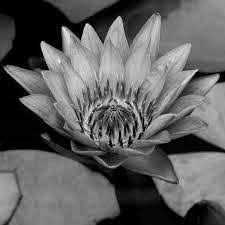
#> input picture data/flor.png, 225 x 225 px
$ python main.py
#> lines starting #> are read from the running program, lines starting #| are printed output that depends on the picture
### src/trabalhos/t01_interpolacao/io_utils.py
"""
Utilitários de Entrada/Saída de imagens.
"""

from __future__ import annotations
from pathlib import Path
from typing import Union
import numpy as np
from PIL import Image


def load_image(path: Union[str, Path]) -> np.ndarray:
    """
    Carrega uma imagem do disco e retorna ndarray (grayscale).
    """
    p = Path(path)
    if not p.exists():
        raise FileNotFoundError(f"Imagem não encontrada: {p}")
    # converte para 'L' (tons de cinza)
    img = Image.open(p).convert("L")
    return np.array(img)


def save_image(array: np.ndarray, path: Union[str, Path]) -> None:
    """
    Salva um ndarray (0..255) como imagem no disco.
    """
    p = Path(path)
    p.parent.mkdir(parents=True, exist_ok=True)
    Image.fromarray(array).save(p)

### src/trabalhos/t01_interpolacao/algorithms.py
"""
Algoritmos de interpolação para imagens em tons de cinza.
Implementações manuais de:
- Vizinho mais Próximo
- Bilinear

Obs.: Trabalhamos em escala [0..255] e retornamos uint8.
"""

from __future__ import annotations
import numpy as np


def _ensure_gray(img: np.ndarray) -> np.ndarray:
    """
    Converte para tons de cinza se vier RGB (média simples dos canais).
    Retorna float32 para os cálculos.
    """
    if img.ndim == 3:
        img = img.mean(axis=2)
    return img.astype(np.float32)


# [38 lines left out: function resize_nearest, not called in this run]


def resize_bilinear(img: np.ndarray, new_h: int, new_w: int) -> np.ndarray:
    """
    Redimensiona usando Interpolação Bilinear.

    Parâmetros:
        img   : ndarray (H, W) ou (H, W, 3)
        new_h : nova altura
        new_w : nova largura

    Retorna:
        ndarray (new_h, new_w) uint8
    """
    img = _ensure_gray(img)
    h, w = img.shape[:2]

    # evita casos degenerados
    new_h = max(1, int(new_h))
    new_w = max(1, int(new_w))

    out = np.empty((new_h, new_w), dtype=np.float32)

    # escalas (mapeiam as bordas exatamente quando new_* > 1)
    row_scale = (h - 1) / (new_h - 1) if new_h > 1 else 0.0
    col_scale = (w - 1) / (new_w - 1) if new_w > 1 else 0.0

    for i in range(new_h):
        src_y = i * row_scale
        y0 = int(np.floor(src_y))
        y1 = min(y0 + 1, h - 1)
        wy = src_y - y0  # peso vertical (fração)

        for j in range(new_w):
            src_x = j * col_scale
            x0 = int(np.floor(src_x))
            x1 = min(x0 + 1, w - 1)
            wx = src_x - x0  # peso horizontal (fração)

            # Interpola na linha de cima e na de baixo, depois mistura verticalmente
            top    = (1 - wx) * img[y0, x0] + wx * img[y0, x1]
            bottom = (1 - wx) * img[y1, x0] + wx * img[y1, x1]
            out[i, j] = (1 - wy) * top + wy * bottom

    return np.clip(out, 0, 255).astype(np.uint8)

### src/trabalhos/t01_interpolacao/main.py
from __future__ import annotations
import argparse
from datetime import datetime
from pathlib import Path
import matplotlib.pyplot as plt

from .algorithms import resize_nearest, resize_bilinear
from .io_utils import load_image, save_image


def run(imagem: str | None = None, metodo: str | None = "bilinear", escala: float | None = 2.0) -> Path:
    """
    Executa o Trabalho 01 — Interpolação (vizinho/bilinear).
    """
    if imagem is None:
        imagem = input("Caminho da imagem (ex: data/flor.png): ").strip()

    if not imagem:
        raise ValueError("É necessário informar o caminho da imagem.")

    metodo = (metodo or "bilinear").strip().lower()
    if metodo not in {"vizinho", "bilinear"}:
        raise ValueError("Método inválido. Use 'vizinho' ou 'bilinear'.")

    try:
        escala = float(escala if escala is not None else input("Escala (>1 amplia; <1 reduz) [2.0]: ") or "2.0")
    except Exception:
        raise ValueError("Escala deve ser um número. Exemplo: 0.5, 2.0, 1.25")

    if escala <= 0:
        raise ValueError("Escala deve ser > 0. Ex.: 0.5 (reduz), 2.0 (amplia)")

    # carrega e processa
    img = load_image(imagem)
    h, w = img.shape[:2]
    new_h = max(1, int(round(h * escala)))
    new_w = max(1, int(round(w * escala)))

    if metodo == "vizinho":
        out = resize_nearest(img, new_h, new_w)
    else:
        out = resize_bilinear(img, new_h, new_w)

    # salvar
    outputs = Path("outputs")
    outputs.mkdir(exist_ok=True, parents=True)
    ts = datetime.now().strftime("%Y%m%d_%H%M%S")
    base = Path(imagem).stem
    out_name = f"{base}_{metodo}_esc{escala:.2f}_{ts}.png"
    out_path = outputs / out_name
    save_image(out, out_path)

    print(f"✅ Resultado salvo em: {out_path}")

    # visualizar (best effort)
    try:
        plt.figure(figsize=(8, 4))
        plt.subplot(1, 2, 1)
        plt.imshow(img, cmap="gray")
        plt.title("Original")
        plt.axis("off")

        plt.subplot(1, 2, 2)
        plt.imshow(out, cmap="gray")
        plt.title(f"Resultado: {metodo}")
        plt.axis("off")

        plt.tight_layout()
        plt.show()
    except Exception as e:
        print(f"(Aviso) Não foi possível exibir a figura: {e}")

    return out_path


def questionario():
    """
    Questionário específico do Trabalho 01 (chamado pelo menu global).
    """
    imagem = input("Caminho da imagem (ex: data/flor.png): ").strip() or "data/flor.png"
    metodo = input("Método (vizinho/bilinear) [bilinear]: ").strip().lower() or "bilinear"
    esc_txt = input("Escala (>1 amplia, <1 reduz) [2.0]: ").strip() or "2.0"
    try:
        escala = float(esc_txt)
    except Exception:
        print("Escala inválida — usando 2.0.")
        escala = 2.0

    run(imagem=imagem, metodo=metodo, escala=escala)


def _cli():
    parser = argparse.ArgumentParser(description="Trabalho 01 — Interpolação (vizinho/bilinear)")
    parser.add_argument("--imagem", type=str, help="Caminho da imagem de entrada (ex.: data/flor.png)")
    parser.add_argument("--metodo", type=str, default="bilinear", help="vizinho | bilinear")
    parser.add_argument("--escala", type=float, default=2.0, help=">1 amplia; <1 reduz (ex.: 0.5, 2.0)")

    args = parser.parse_args()
    run(imagem=args.imagem, metodo=args.metodo, escala=args.escala)
#> the answer given: ../../../data/flor.png
#> after the loop in resize_bilinear, `for i in range(new_h):`:
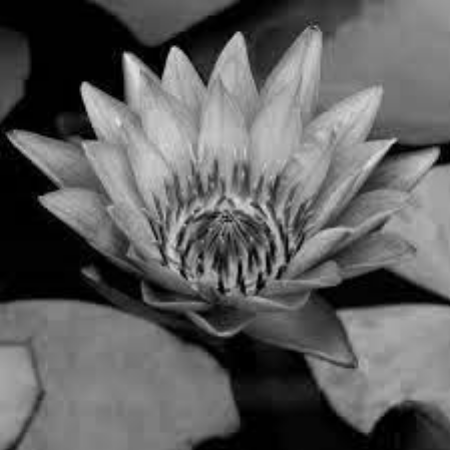
#> out: shape (450, 450) float32; min 0, max 230.1, mean 95.7
#> in run, `plt.show()`:
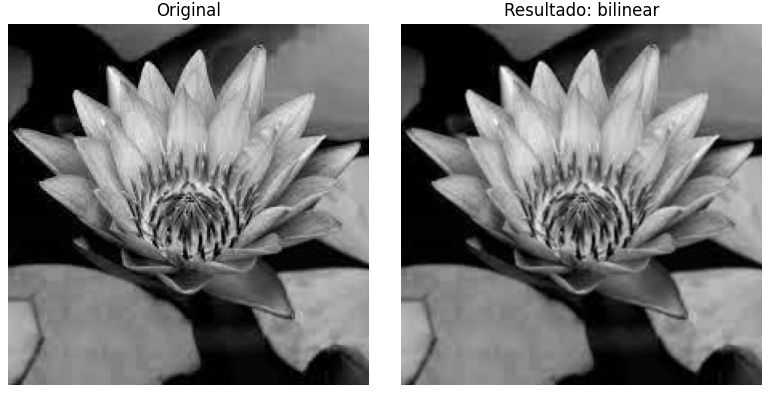
#> figure drawn by matplotlib, 2 panels


if __name__ == "__main__":
    _cli()
